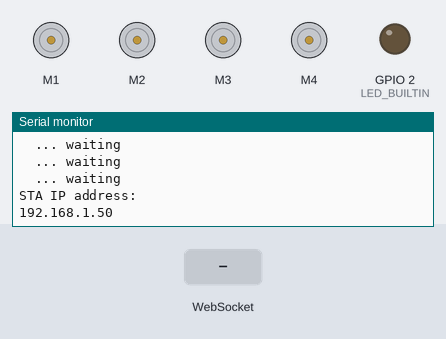
A sketch run on a simulated ESP32. Shown: 4 × DC motor (green arrow = forward, orange = backward, longer = faster), output pins drawn as LEDs (lit = HIGH), the last lines printed to the serial monitor. Inputs (shaded band) come from the test bench. WiFi joins after 1.5 s; servers stay silent unless stated.

Above: at 2.7 s.
2.8 s: WebSocket text "~" received
At 4.0 s:
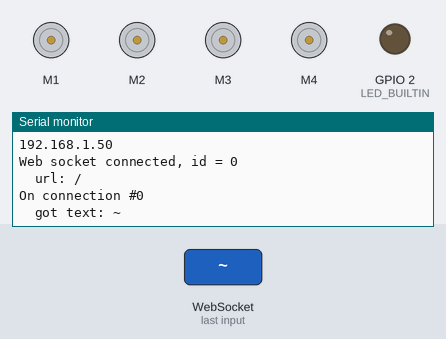
4.3 s: WebSocket text "1" received
At 5.2 s:
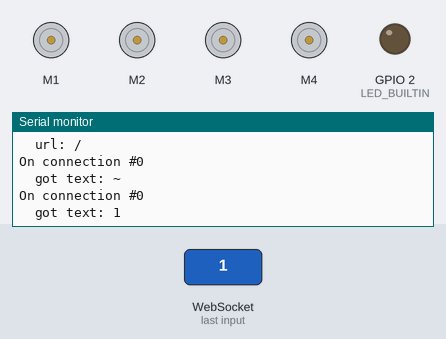
Timing chart, 0 to 7.3 s (numbered marks = the images above; inputs shaded):
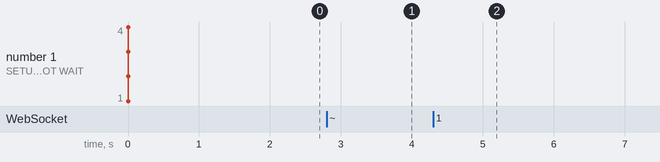

Measured:
- after the input at 2.8 s, the serial monitor: prints a new line at once (image 1)
- after the input at 4.3 s, the serial monitor: prints a new line at once (image 2)

The sketch:

feather_board.ino
```cpp
#include <Arduino.h>

#include <WiFi.h>
#include <WebServer.h>
#include <WiFiClient.h>
#include <WebSocketsServer.h>

#include <Wire.h>
#include "Adafruit_VL53L0X.h"
#include <Adafruit_MotorShield.h>

#include "debug.h"
#include "server.h"

Adafruit_MotorShield AFMS = Adafruit_MotorShield();
Adafruit_DCMotor *motorVert1 = AFMS.getMotor(1);
Adafruit_DCMotor *motorVert2 = AFMS.getMotor(2);
Adafruit_DCMotor *motorLeft = AFMS.getMotor(3);
Adafruit_DCMotor *motorRight = AFMS.getMotor(4);

//Adafruit_VL53L0X lox = Adafruit_VL53L0X();

// WiFi AP parameters
char ap_ssid[13];
char* ap_password = "";

// WiFi STA parameters
char* sta_ssid = "NETGEAR33";
char* sta_password = "freestreet163";

void setupPins() {
    // setup Serial and actuators
    Serial.begin(115200);
    DEBUG("Started serial.");
    AFMS.begin();
    pinMode(LED_BUILTIN, OUTPUT);
    DEBUG("Setup pins");
}

void setmotors(const uint8_t payload[10]) {
    digitalWrite(LED_BUILTIN, payload[9]);
    motorVert1->run(payload[1]);
    motorVert1->setSpeed(payload[2]);
    motorVert2->run(payload[3]);
    motorVert2->setSpeed(payload[4]);
    motorLeft->run(payload[5]);
    motorLeft->setSpeed(payload[6]);
    motorRight->run(payload[7]);
    motorRight->setSpeed(payload[8]);
}

void stop() {
    const static uint8_t off[10] = {0,0,0,0,0,0,0,0,0,0};
    setmotors(off);
}

void webSocketEvent(uint8_t id, WStype_t type, uint8_t * payload, size_t length) {
    char ipstr[16];

    switch(type) {
        case WStype_DISCONNECTED:
            DEBUG("Web socket disconnected, id = ", id);
            break;

        case WStype_CONNECTED:
            // IPAddress ip = webSocket.remoteIP(id);
            // sprintf(ipstr, "%d.%d.%d.%d", ip[0], ip[1], ip[2], ip[3]);
            DEBUG("Web socket connected, id = ", id);
            // DEBUG("  from: ", ipstr);
            DEBUG("  url: ", (char *)payload);

            // send message to client
            wsSend(id, "Connected to ");
            wsSend(id, ap_ssid);
            break;

        case WStype_BIN:
            DEBUG("On connection #", id)
            DEBUG("  got binary of length ", length);
            for (int i = 0; i < length; i++)
              DEBUG("    char : ", payload[i]);
            if (payload[0] == '~' && length == 10)
              setmotors(payload);
            break;

        case WStype_TEXT:
            DEBUG("On connection #", id)
            DEBUG("  got text: ", (char *)payload);
            break;
    }
//    VL53L0X_RangingMeasurementData_t measure;
//    lox.rangingTest(&measure, false);
//    DEBUG("Lidar Value : ", measure.RangeMilliMeter);
//    wsSendInt(id, measure.RangeMilliMeter);
}

void setup() {
    setupPins();

    for(uint8_t t = 4; t > 0; t--) {
        Serial.printf("[SETUP] BOOT WAIT %d...\n", t);
        Serial.flush();
    }

//    if (!lox.begin()) {
//      Serial.println(F("Failed to boot VL53L0X"));
//      while(1);
//    }

    setupSTA(sta_ssid, sta_password);
    //setupAP(ap_ssid, ap_password);
    setupWS(webSocketEvent);
    stop();
}

void loop() {
    wsLoop();
}
```

debug.h
```cpp
#ifndef __DEBUG_H
#define __DEBUG_H

#  define DEBUG_ENABLED

#  ifndef DEBUG_ENABLED
#    define DEBUG1(str) (void)0
#    define DEBUG2(str, var) (void)0
#  else
#    define DEBUG1(str) Serial.println(str)
#    define DEBUG2(str, var) {Serial.print(str); Serial.println(var);}
#  endif

#  define GET_MACRO(_1,_2,NAME,...) NAME
#  define DEBUG(...) GET_MACRO(__VA_ARGS__, DEBUG2, DEBUG1)(__VA_ARGS__)

#endif
```

server.cpp
```cpp
#include <Arduino.h>
#include "server.h"
#include "debug.h"

#include <WebServer.h>
#include <WiFi.h>
//#include <ESP8266WiFi.h>
#include <WiFiClient.h>

#include <WebSocketsServer.h>

#define STA_MAXTRIES 30

WebSocketsServer wsServer = WebSocketsServer(81);

//
// Setup //
//

void setupSTA(char* ssid, char* password) {
    DEBUG("Connecting to STA");
    WiFi.begin(ssid, password);

    int tries = 0;
    while (WiFi.status() != WL_CONNECTED) {
        if (tries++ > STA_MAXTRIES) {
            DEBUG("  giving up.");
            return;
        }
        delay(500);
        DEBUG("  ... waiting");
    }

    IPAddress myIP = WiFi.localIP();
    DEBUG("STA IP address: ");
    DEBUG(myIP.toString());
}

void setupAP(char* ssid, char* password) {
    WiFi.softAP(ssid, password);

    IPAddress myIP = WiFi.softAPIP();
    DEBUG("AP IP address: ");
    DEBUG(myIP.toString());
//    DEBUG("Setting soft-AP configuration ... ");
//    DEBUG(WiFi.softAPConfig(myIP, gateway, subnet) ? "Ready" : "Failed!");

    DEBUG("Setting soft-AP ... ");
    DEBUG(WiFi.softAP("ESPsoftAP_01") ? "Ready" : "Failed!");

    DEBUG("Soft-AP IP address = ");
    DEBUG(WiFi.softAPIP());
}

void setupWS(ws_callback_t callback) {
    // start webSocket server
    wsServer.begin();
    wsServer.onEvent(callback);
}

void wsLoop() {
	wsServer.loop();
}

void wsSend(int id, char* txt) {
    wsServer.sendTXT(id, txt);
}

void wsSendInt(int id, uint16_t val) {
    uint8_t data[3] = {101, 0, 0};
    data[1] = val & 0xff;
    data[2] = ( val >> 8 ) & 0xff;

    wsServer.sendBIN(id, data, 3);
}
```

server.h
```cpp
#include <WebSocketsServer.h>

#ifndef __SERVER_H
#define __SERVER_H

typedef void (*ws_callback_t)(uint8_t, WStype_t, uint8_t* , size_t);

void setupSTA(char* ssid, char* password) ;
void setupAP(char* ssid, char* password) ;
void setupWS(ws_callback_t callback) ;

void wsLoop();

void wsSend(int id, char* txt);
void wsSendInt(int id, uint16_t val);

#endif
```
